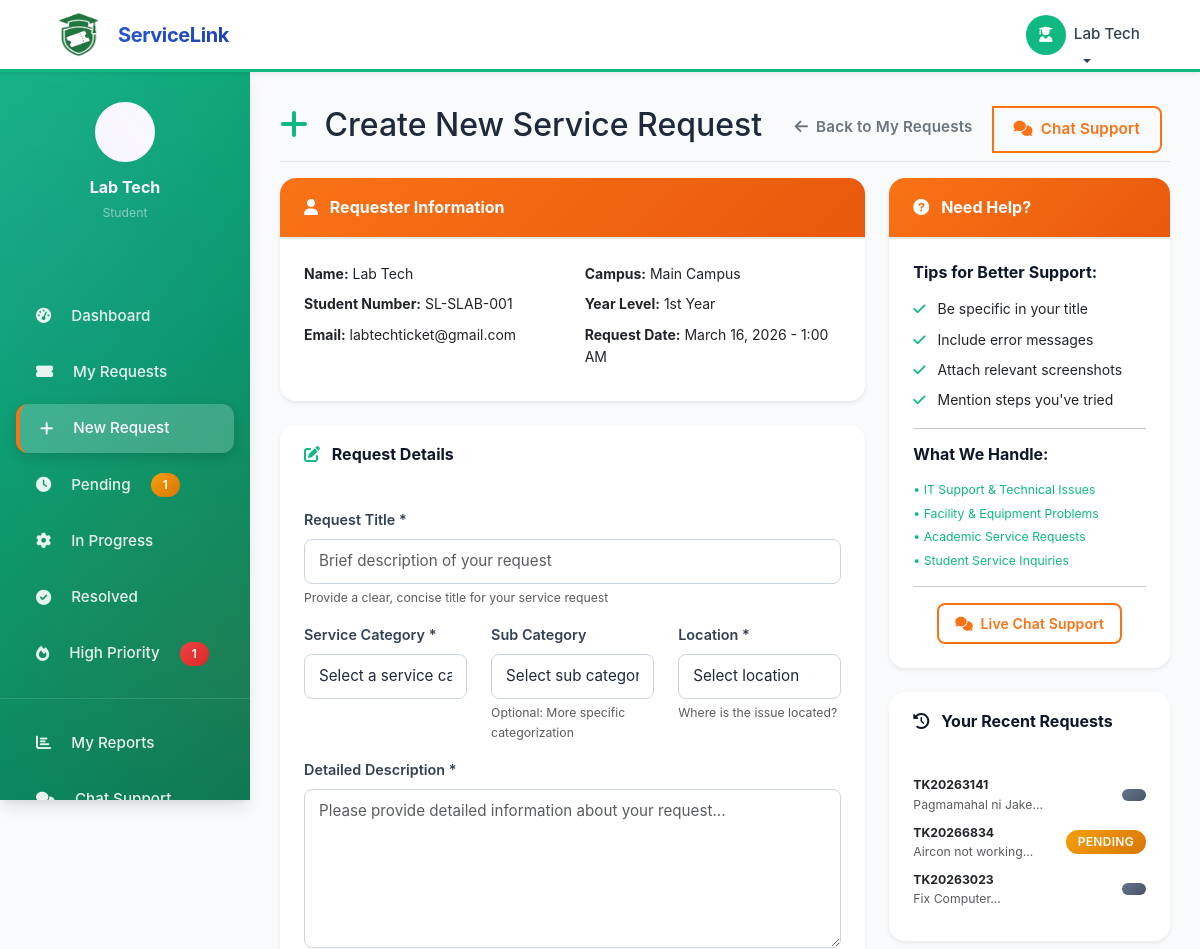
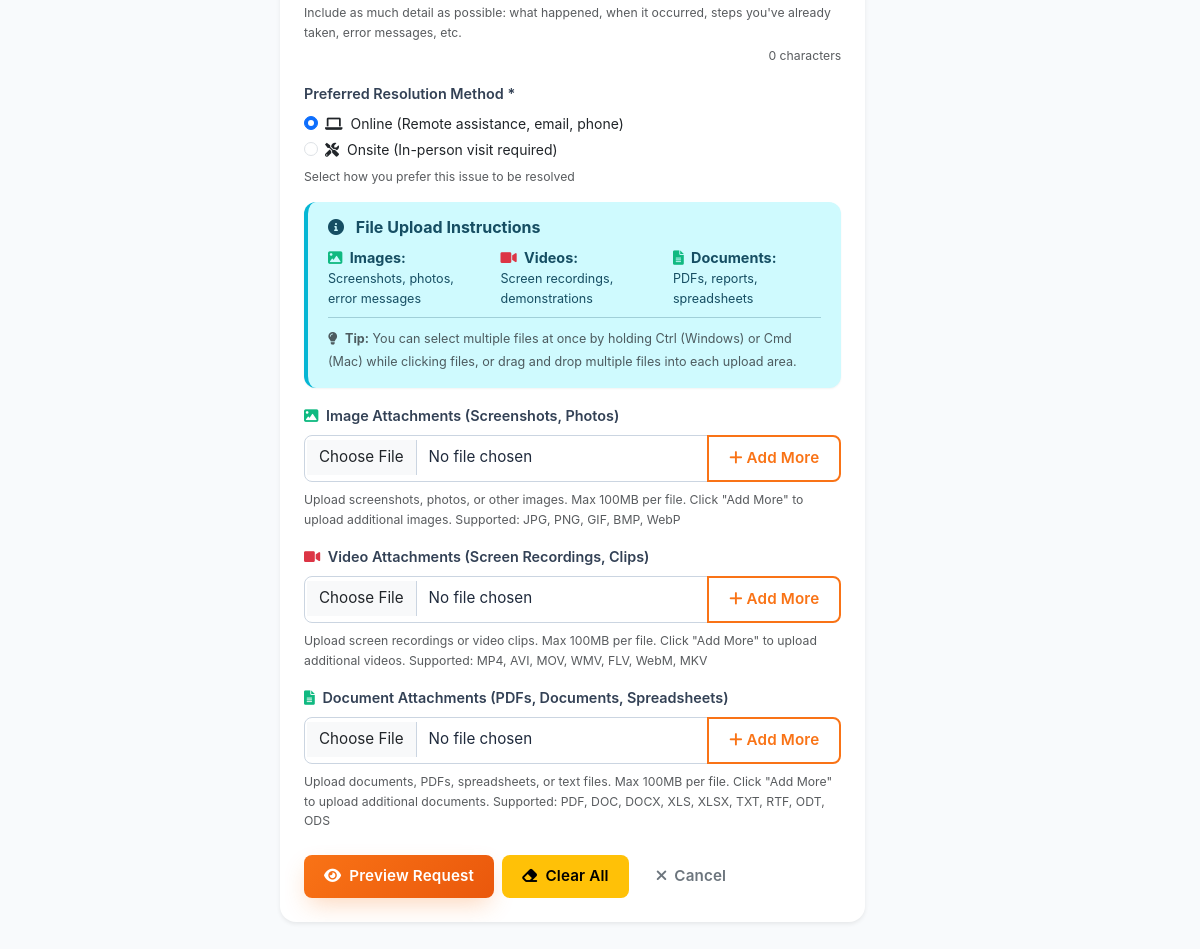
The page /student/create.php (signed in) on the database its author committed (2 pictures, top to bottom).
### tables this page shows
CREATE TABLE `users` (
  `id` int(11) NOT NULL,
  `user_number` varchar(20) DEFAULT NULL,
  `first_name` varchar(100) NOT NULL,
  `last_name` varchar(100) NOT NULL,
  `email` varchar(255) NOT NULL,
  `phone_number` varchar(20) DEFAULT NULL,
  `password_hash` varchar(255) DEFAULT NULL,
  `google_id` varchar(255) DEFAULT NULL,
  `role` enum('admin','department_admin','staff','user') DEFAULT 'user',
  `user_type` varchar(50) DEFAULT NULL COMMENT 'For staff: MIS, Labtech, Utility, Maintenance',
  `department_id` int(11) DEFAULT NULL,
  `campus_id` int(11) DEFAULT NULL,
  `year_level` enum('1st Year','2nd Year','3rd Year','4th Year','5th Year','Graduate','Faculty','Staff') DEFAULT '1st Year',
  `profile_picture` varchar(255) DEFAULT NULL,
  `is_active` tinyint(1) DEFAULT 1,
  `email_verified` tinyint(1) DEFAULT 0,
  `created_at` timestamp NOT NULL DEFAULT current_timestamp(),
  `updated_at` timestamp NOT NULL DEFAULT current_timestamp() ON UPDATE current_timestamp()
);

CREATE TABLE `campuses` (
  `id` int(11) NOT NULL,
  `name` varchar(100) NOT NULL,
  `code` varchar(10) NOT NULL,
  `location` varchar(255) NOT NULL,
  `address` text DEFAULT NULL,
  `phone` varchar(20) DEFAULT NULL,
  `email` varchar(100) DEFAULT NULL,
  `is_active` tinyint(1) DEFAULT 1,
  `created_at` timestamp NOT NULL DEFAULT current_timestamp(),
  `updated_at` timestamp NOT NULL DEFAULT current_timestamp() ON UPDATE current_timestamp()
);

CREATE TABLE `tickets` (
  `id` int(11) NOT NULL,
  `ticket_number` varchar(20) NOT NULL,
  `title` varchar(255) NOT NULL,
  `description` text NOT NULL,
  `recommendations` text DEFAULT NULL,
  `category_id` int(11) DEFAULT NULL,
  `subcategory_id` int(11) DEFAULT NULL,
  `location_id` int(11) DEFAULT NULL,
  `priority` enum('low','medium','high','emergency') DEFAULT 'low',
  `status` enum('pending','in_progress','resolved','unresolved') DEFAULT 'pending',
  `resolution_type` enum('online','onsite') DEFAULT NULL,
  `estimated_days_to_solve` int(11) DEFAULT NULL,
  `requester_id` int(11) DEFAULT NULL,
  `assigned_to` int(11) DEFAULT NULL,
  `department_id` int(11) DEFAULT NULL,
  `ai_analysis` text DEFAULT NULL,
  `resolution` text DEFAULT NULL,
  `satisfaction_rating` int(11) DEFAULT NULL CHECK (`satisfaction_rating` >= 1 and `satisfaction_rating` <= 5),
  `satisfaction_feedback` text DEFAULT NULL,
  `created_at` timestamp NOT NULL DEFAULT current_timestamp(),
  `updated_at` timestamp NOT NULL DEFAULT current_timestamp() ON UPDATE current_timestamp(),
  `resolved_at` timestamp NULL DEFAULT NULL,
  `closed_at` timestamp NULL DEFAULT NULL,
  `is_client` tinyint(1) DEFAULT 0,
  `client_name` varchar(255) DEFAULT NULL,
  `client_email` varchar(255) DEFAULT NULL,
  `client_department` varchar(255) DEFAULT NULL,
  `tracking_code` varchar(20) DEFAULT NULL,
  `guest_campus` varchar(255) DEFAULT NULL,
  `guest_room` varchar(100) DEFAULT NULL,
  `guest_contact_info` text DEFAULT NULL
);

### student/create.php (the view, shortened to what the rows shown need)
<?php
require_once '../config/database.php';
require_once '../includes/functions.php';
$user_id = $_SESSION['user_id'];
$user_info = [];
try {
    $stmt = $pdo->prepare("
        SELECT u.*, c.name as campus_name, d.name as department_name
        FROM users u
        LEFT JOIN campuses c ON u.campus_id = c.id
        LEFT JOIN departments d ON u.department_id = d.id
        WHERE u.id = ?
    ");
    $stmt->execute([$user_id]);
    $user_info = $stmt->fetch();
} catch (PDOException $e) {
    $error = 'Failed to load user information.';
}
?>
<!DOCTYPE html>
<html lang="en">
<head>
    <link href="https://cdn.jsdelivr.net/npm/bootstrap@5.3.0/dist/css/bootstrap.min.css" rel="stylesheet">
    <link href="https://cdnjs.cloudflare.com/ajax/libs/font-awesome/6.0.0/css/all.min.css" rel="stylesheet">
    <link href="../assets/css/style.css" rel="stylesheet">
</head>
<body>
    <div class="container-fluid p-0">
        <?php include 'includes/sidebar.php'; ?>
        <main class="dashboard-content">
            <div class="d-flex justify-content-between flex-wrap flex-md-nowrap align-items-center pt-3 pb-2 mb-3 border-bottom">
                <h1 class="h2">
                    <i class="fas fa-plus text-success me-2"></i>
                    Create New Service Request
                </h1>
            </div>
            <div class="row">
                <div class="col-lg-8">
                    <div class="card border-0 shadow-sm mb-4">
                        <div class="card-body">
                            <div class="row">
                                <div class="col-md-6">
                                    <p class="mb-2"><strong>Name:</strong> <?php echo htmlspecialchars($user_info['first_name'] . ' ' . $user_info['last_name']); ?></p>
                                    <p class="mb-2"><strong>Student Number:</strong> <?php echo htmlspecialchars($user_info['user_number']); ?></p>
                                    <p class="mb-2"><strong>Email:</strong> <?php echo htmlspecialchars($user_info['email']); ?></p>
                                </div>
                                <div class="col-md-6">
                                    <p class="mb-2"><strong>Campus:</strong> <?php echo htmlspecialchars($user_info['campus_name'] ?? 'Not specified'); ?></p>
                                    <p class="mb-2"><strong>Year Level:</strong> <?php echo htmlspecialchars($user_info['year_level']); ?></p>
                                    <p class="mb-2"><strong>Request Date:</strong> <?php echo date('F j, Y - g:i A'); ?></p>
                                </div>
                            </div>
                        </div>
                    </div>
                </div>
                <div class="col-lg-4">
                    <div class="card border-0 shadow-sm mt-4">
                        <div class="card-body">
                            <?php
                            try {
                                $stmt = $pdo->prepare("
                                    SELECT ticket_number, title, status, created_at
                                    FROM tickets
                                    WHERE requester_id = ?
                                    ORDER BY created_at DESC
                                    LIMIT 3
                                ");
                                $stmt->execute([$user_id]);
                                $recent_tickets = $stmt->fetchAll();
                                if ($recent_tickets):
                                    foreach ($recent_tickets as $ticket):
                            ?>
                                <div class="d-flex justify-content-between align-items-center mb-2">
                                    <div>
                                        <div class="fw-bold small"><?php echo htmlspecialchars($ticket['ticket_number']); ?></div>
                                        <div class="text-muted small">
                                            <?php echo htmlspecialchars(substr($ticket['title'], 0, 30)); ?>...
                                        </div>
                                    </div>
                                    <span class="badge bg-<?php echo getStatusColor($ticket['status']); ?> small">
                                        <?php echo ucfirst(str_replace('_', ' ', $ticket['status'])); ?>
                                    </span>
                                </div>
                            <?php
                                    endforeach;
                                else:
                            ?>
                                <p class="text-muted small mb-0">No previous requests</p>
                            <?php
                                endif;
                            } catch (PDOException $e) {
                                echo '<p class="text-muted small mb-0">Unable to load recent requests</p>';
                            }
                            ?>
                        </div>
                    </div>
                </div>
            </div>
        </main>
    </div>
</body>
</html>

### rows shown on the page
users: first_name+last_name "Lab Tech", user_number "SL-SLAB-001", email "labtechticket@gmail.com", campus.name "Main Campus", year_level "1st Year"
tickets: ticket_number "TK20263141", title "Pagmamahal ni Jake"
tickets: ticket_number "TK20266834", title "Aircon not working", status "PENDING"
tickets: ticket_number "TK20263023", title "Fix Computer"

### other values the page prints
$_SESSION['user_name'] "Lab Tech"
$count "1"
